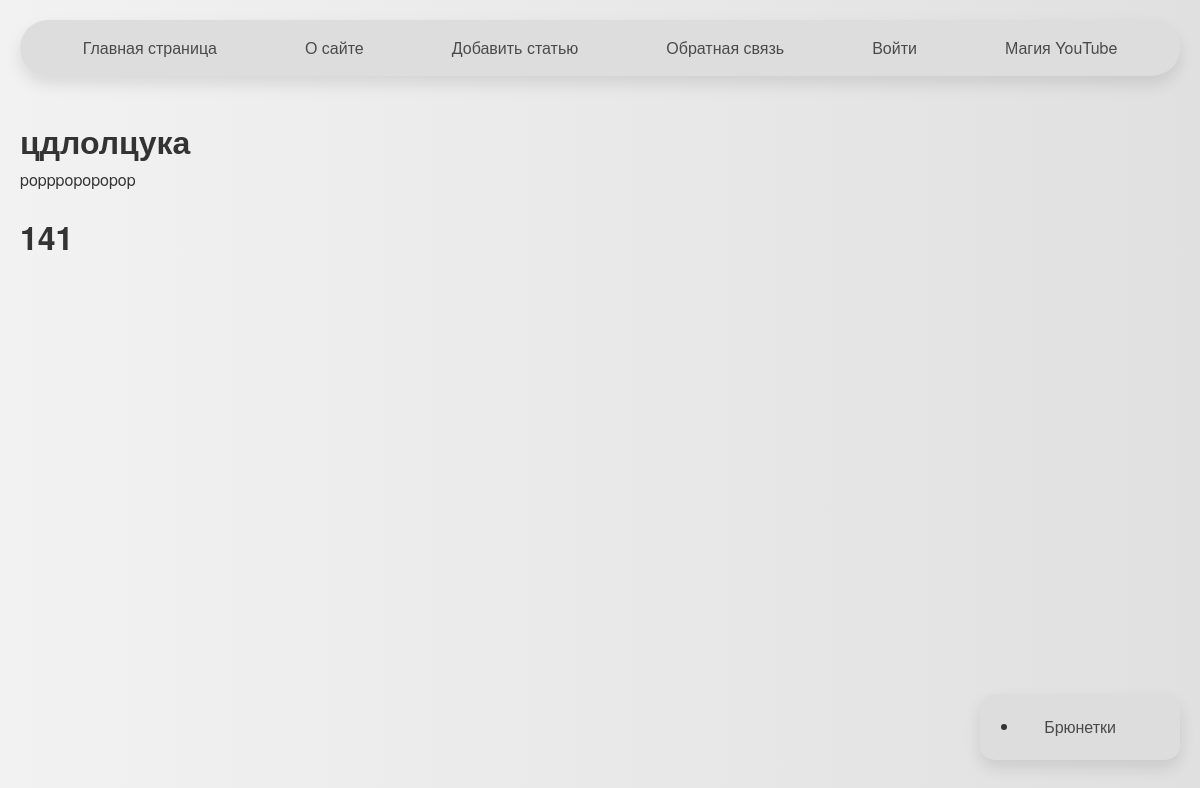
The page /post/klgfdsnkd/ on the database its author committed.
### women/models.py (models this page shows, shortened)
class TagPost(models.Model):
    tag = models.CharField(max_length=100, db_index=True)
    slug = models.SlugField(max_length=255, unique=True, db_index=True)
    def get_absolute_url(self):
        return reverse('tag', kwargs={'tag_slug' : self.slug})

class Women(models.Model):
    class Stutus(models.IntegerChoices):
        DRAFT = 0, 'Черновик'
        PABLISHED = 1, 'Опубликовано'
    title = models.CharField(max_length=200, verbose_name='Заголовок')
    slug = models.SlugField(max_length=120, unique=True, db_index=True)
    photo = models.ImageField(upload_to='photos/%Y/%m/%d/', default=None, blank=True, null=True, verbose_name = 'Фото')
    content = models.TextField(blank=True, verbose_name='Текст статьи')
    time_create = models.DateTimeField(auto_now_add=True)
    time_update = models.DateTimeField(auto_now=True)
    is_publisher = models.BooleanField(choices=tuple(map(lambda x:(bool(x[0]),x[1]), Stutus.choices)), default=Stutus.PABLISHED)
    cat = models.ForeignKey('Category', on_delete=models.PROTECT,related_name='posts')
    tags = models.ManyToManyField('TagPost', blank=True, related_name='tags')
    husband = models.OneToOneField('Husband', on_delete=models.SET_NULL,
                                    null=True, blank=True, related_name='wumen')
    objects = models.Manager()
    publisher = PablishedManager()

### women/views.py (the view)
# urls.py: path('post/<slug:post_slug>/', views.show_post, name='post'),
def show_post(request, post_slug):
    post = get_object_or_404(Women, slug=post_slug)
    data =  {
        'title' : post.title,
        'menu' : menu,
        'post' : post,
        'cat_selected' : 1,
        }
    return render(request, 'women/post.html', data)

### women/templates/women/post.html (shortened to what this page needs)
{% extends 'base.html' %}
{% block breadcrumbs %}
{% with post.tags.all as tags %}
{% if tags %}
<ul class="card">
{% for t in tags %}
<li ><a href="{{ t.get_absolute_url }}">{{ t.tag }}</a></li>
{% endfor %}
</ul>
{% endif %}
{% endwith %}
{% endblock %}
{% block content %}
<h1>{{ post.title }}</h1>
{{ post.content|linebreaks }}
<h1>141</h1>
{% endblock %}

### women/static/women/css/styles.css (style rules this page uses)
* { margin: 0; padding: 0; box-sizing: border-box; }
body { font-family: 'Helvetica Neue', sans-serif; background: linear-gradient(to right, #f2f2f2, #e0e0e0); color: #333; line-height: 1.6; padding: 20px; background-attachment: fixed; }
li { margin: 0 20px; }
a { text-decoration: none; color: #4A4A4A; font-size: 16px; padding: 12px 24px; border-radius: 30px; font-weight: 500; transition: background-color 0.3s ease, color 0.3s ease, transform 0.3s ease; position: relative; }
.card { background-color: #ddd; padding: 20px; margin: 20px auto; max-width: 300px; border-radius: 15px; box-shadow: 0 8px 16px rgba(0, 0, 0, 0.1); opacity: 0; transform: translateY(20px); animation: fadeInUp 0.8s forwards; position: fixed; bottom: 20px; right: 20px; z-index: 1; }
h2, h5, p { margin-bottom: 20px; }

### rows shown on the page
TagPost: tag "Брюнетки"
Women: title "цдлолцука", content "popppopopopop"

### other values the page prints
{{ m.title }} "О сайте" "Добавить статью" "Обратная связь" "Войти"
